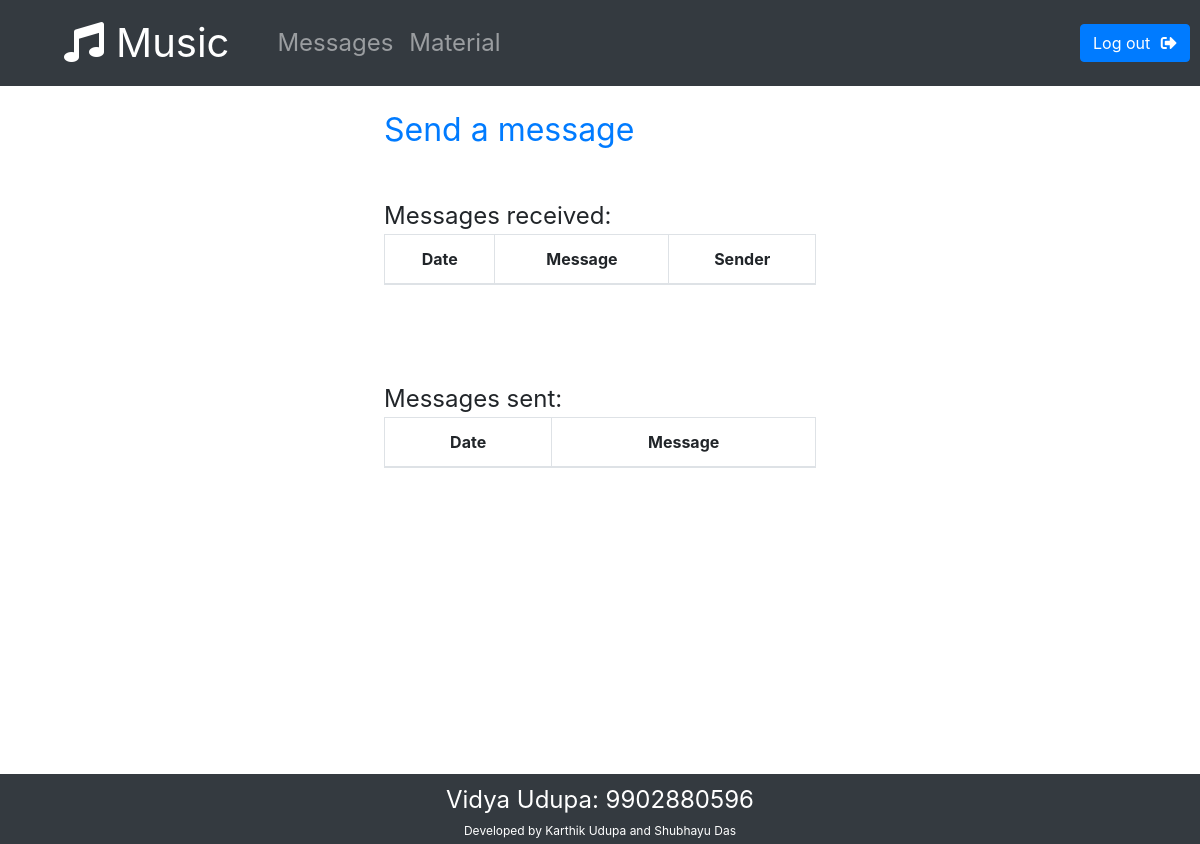
Page /student-home/student-message/ (signed in) on the earlier database version.
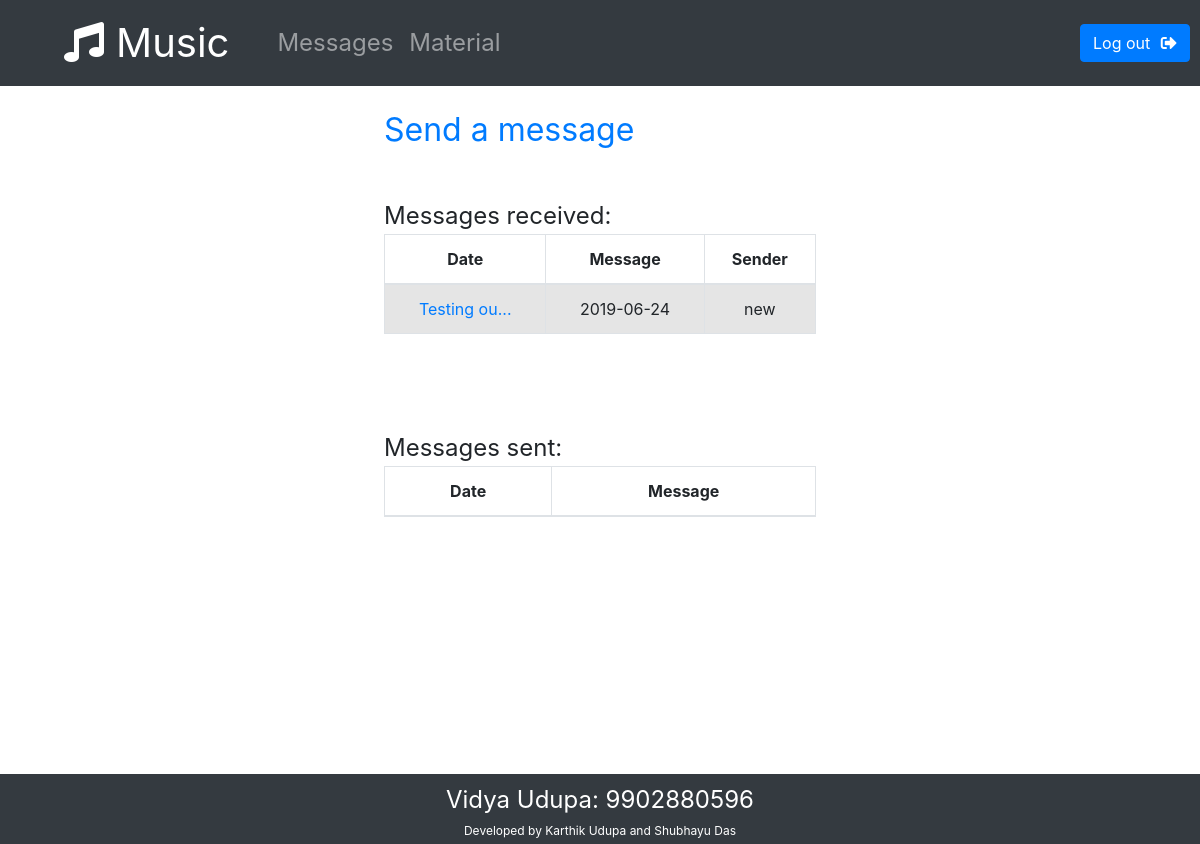
Same page on the later database version.
### Registry/models.py (models this page shows)
class Message(models.Model):
    message = models.CharField(max_length = 3000, verbose_name = "Message: ")
    datePosted = models.DateTimeField(verbose_name = "Date Posted: ", default = datetime(1970, 1, 1, tzinfo=timezone('Asia/Kolkata')))
    allowedUsers = models.CharField(max_length = 1000, verbose_name = 'Allowed Users: ')
    sender = models.CharField(max_length = 100, verbose_name = 'Sender: ', default = 'admin')
    class Meta:
        ordering = ('-datePosted', )

### Registry/views.py (the view)
# urls.py: path('student-home/student-message/', views.studentViewMessage, name = 'studentViewMessage'),
def studentViewMessage(request):
    if checkStatus(request):
        try:
            userId = request.session.get('user_info')
            user = storeData.objects.get(id = userId)
            print(user.username)
            user.unseen_message_count = 0
            user.save()
            final = {'received': [], 'sent': []}
            countSent = 0
            countRcv = 0
            id = 0
            for message in Message.objects.values():
                if countSent < 3:
                    if message['sender'] == str(user.username):
                        final['sent'].append({'id': str(id), 'brief': message['message'][:10]+"...", 'posts': message['message'], 'dates': str(message['datePosted'].date())})
                        countSent = countSent + 1
                if countRcv < 3:
                    if str(user.username) in (message['allowedUsers']):
                        final['received'].append({'id': str(id), 'brief': message['message'][:10]+"...",  'posts': message['message'], 'dates': str(message['datePosted'].date()), 'sender': str(message['sender'])})
                        countRcv += 1
                    id += 1
                if countRcv == 4 or countSent == 4:
                    break
            return render(request, 'Registry/studentViewMessage.html', final)
        except:
            errorMessage(request, 'notSignedIn')
            return redirect('home')
    errorMessage(request,  'notSignedIn')
    return redirect('home')

### Registry/views.py (called while the page is built)
def checkStatus(request, sudo = False):
    userId = request.session.get('user_info')
    try:
        user = storeData.objects.get(id = userId)
        if userId is not None and userId is not -1:
            if user.is_superuser:
                if sudo:
                    return "superuser"
                else:
                    return False
            else:
                return True
        else:
            return False
    except:
        return False

### Registry/templates/Registry/studentViewMessage.html (shortened to what this page needs)
{% extends "Registry/studentBase.html" %}
{% load static %}
{% block style %}
    <link rel="stylesheet" href = {% static "css/studentViewMessage.css" %}>
{% endblock %}
{% block body %}
<div id = "allMessage">
    <p id = 'sender'>   <a href="{% url 'studentSendMessage' %}">Send a message</a> </p>
    <p id = "tags"> Messages received: </p>
    <table class = "table table-bordered striped" id ="receivedMessages">
        <thead>
            <tr>
                <th>Date</th>
                <th>Message</th>
                <th>Sender</th>
            </tr>
        </thead>
        <tbody>
            {% for message in received %}
            <tr>
                <td> <a href="#post{{message.id}}" data-toggle="collapse" class="accordion-toggle"> {{ message.brief }} </a> </td>
                <td>{{ message.dates }}</td>
                <td>{{ message.sender }}</td>
            </tr>
            {% endfor %}
        </tbody>
    </table>
    <br><br><br>
    <p id = "tags">Messages sent:</p>
    <table class = "table table-bordered striped" id = "sentMessages">
        <thead>
            <tr>
                <th>Date</th>
                <th>Message</th>
            </tr>
        </thead>
    </table>
</div>
{% endblock %}

### Registry/templates/Registry/studentBase.html (shortened to what this page needs)
{% load static %}
<!DOCTYPE html>
<html lang="en">
<head>
    <link rel="stylesheet" href="https://stackpath.bootstrapcdn.com/bootstrap/4.3.1/css/bootstrap.min.css">
    <link rel="stylesheet" href="https://use.fontawesome.com/releases/v5.8.2/css/all.css">
    <link rel="stylesheet" href = {% static "css/studentBase.css" %}>
    {% block style %}
    {% endblock %}
</head>
<body>
    <div class = "container-fluid">
        <nav class = "navbar navbar-expand-lg navbar-dark bg-dark">
            <a class = "navbar-brand" href="{% url 'studenthome' %}" id = "title"><i class="fas fa-music" style = "padding-right: calc(1vw);"></i>Music</a>
            <div class = "collapse navbar-collapse" id = "navbarContent">
                <ul class="navbar-nav mr-auto">
                    <li class = "navbar-nav mr-auto">
                        <a href = "{% url 'studentViewMessage' %}" class = "nav-link">Messages
                        </a>
                    </li>
                    <li class = "navbar-nav mr-auto">
                        <a href = "{% url 'downloadFile' %}" class = "nav-link">Material
                        </a>
                    </li>
                </ul>
                <a href = "{% url 'logout' %}"  class="btn float-right btn-primary" title = "Log out" id = "logout">Log out  <i class="fas fa-sign-out-alt" style = "color: white; padding-left: calc(0.5vw)"></i></a>
            </div>
        </nav>
    </div>
    {% block body %}{% endblock %}
    <footer class="footer mr-auto">
        <div class="container-fluid">
            <div class = "p-1 d-flex align-items-center flex-column bg-dark">
                <div class = "p-1" id = "contactLinks">
                   Vidya Udupa: 9902880596
                </div>
                <div id = "contributors">Developed by Karthik Udupa and Shubhayu Das</div>
            </div>
        </div>
    </footer>
</body>
</html>

### Registry/static/css/studentBase.css (style rules this page uses)
html, body { width: 100%; height: 100%; }
.container-fluid { padding-left: 0%; padding-right: 0%; margin-right: 0%; }
.navbar-brand { font-size: calc(5vh); }
.footer { z-index: 10; width: 100%; position: relative; margin-top: 4%; bottom: 0; }
.nav-link { font-size: calc(3vh); }
#contactLinks { color:white; font-size: 24px; }
#contributors { color:white; word-wrap: break-word; font-size: calc(1.5vh); }
@media (min-width: 768px) { #title { padding-left: calc(4vw); padding-right: calc(2vw); } }
@media (min-width: 768px) { #logout { position: fixed; left: 90%; } }

### Registry/static/css/studentViewMessage.css (style rules this page uses)
#allMessage { min-height: calc(80vh); width: 60%; margin: auto; }
.striped > tbody > tr:nth-child(4n+1) > td, .striped > tbody > tr:nth-child(4n+1) > th { background-color: rgba(0, 0, 0, 0.1); }
#receivedMessages { max-width: 60%; margin: auto; }
#sentMessages { max-width: 60%; margin: auto; padding: calc(3vh); }
#sender { max-width: 60%; margin: auto; padding: 20px; padding-left: 0%; }
#sender a { font-size: 2rem; text-decoration: none; }
#tags { max-width: 60%; margin: auto; font-size: calc(3vh); padding-top: calc(3vh); }
#sender { text-decoration: none; font-size: calc(3vh); }
th, td { text-align: center; }

Differences in the rows shown:
added Message: sender "new"
Other differences:
new list line: "Testing ou... 2019-06-24"
